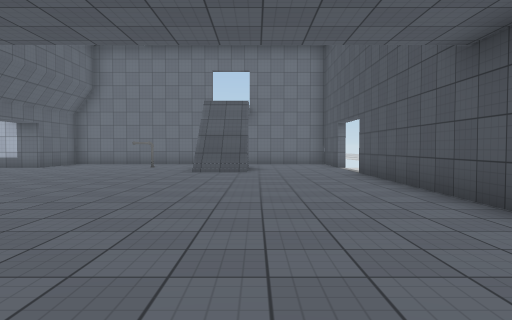
[1] (above)

20 first-person views from a walk through a Unity game level. The camera is 1.3 m above the floor, tilts 2° down and sees 70° across. The floor is counted in squares, 1.89 m on a side. Each view is taken from the middle of a square. On the plan, view 1 faces up. The plan holds only what a view shows up to about 11 squares ahead; the rest is blank. The place goes on beyond the plan. The player is left out. Some surface patterns are stand-ins.

[2]
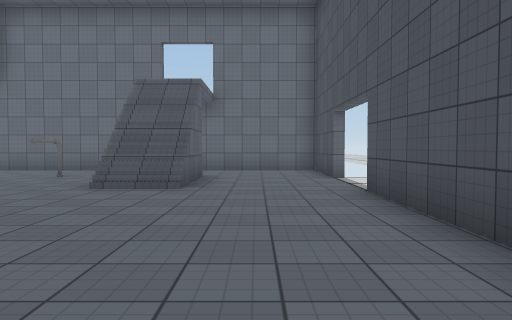

[3]
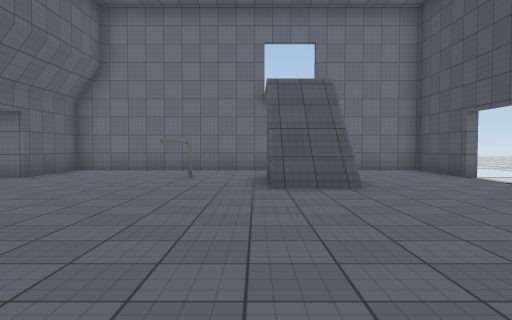

[4]
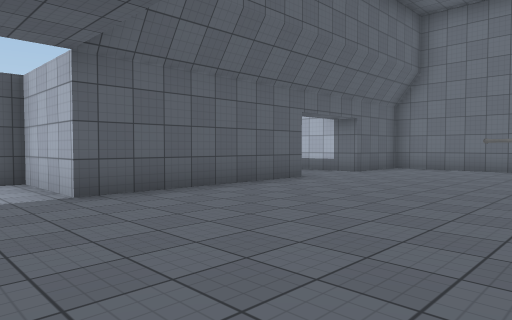

[5]
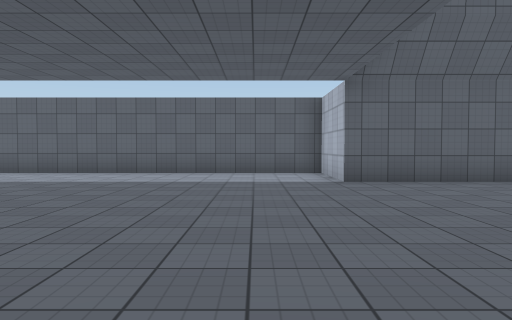

[6]
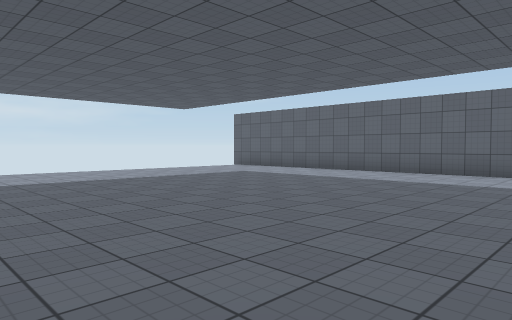

[7]
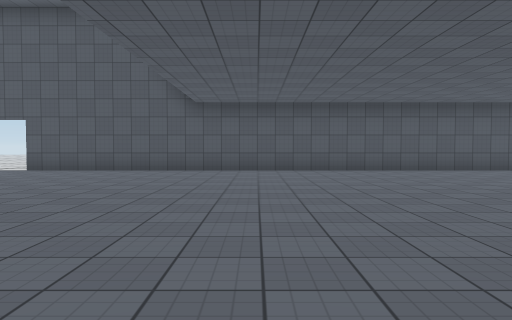

[8]
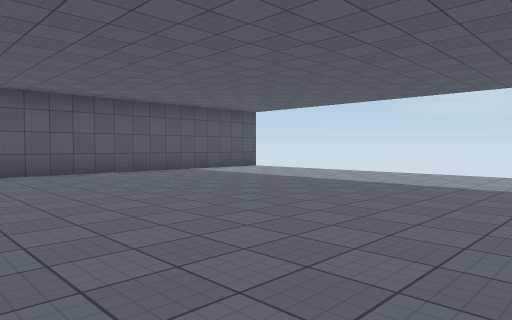

[9]
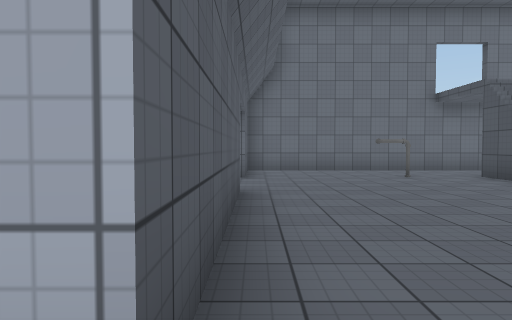

[10]
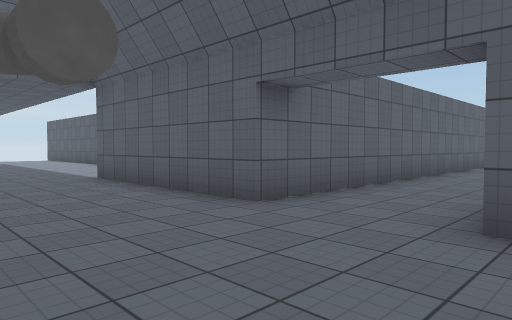

[11]
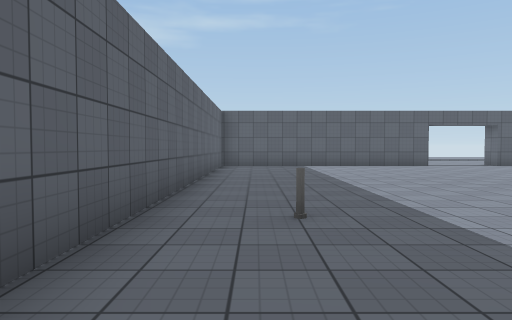

[12]
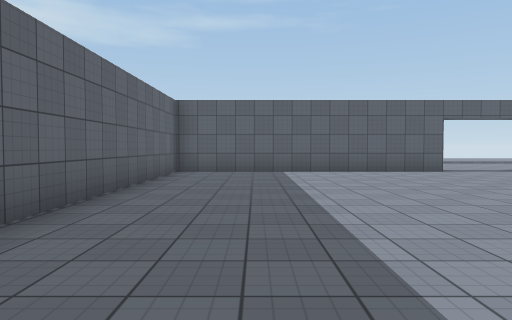

[13]
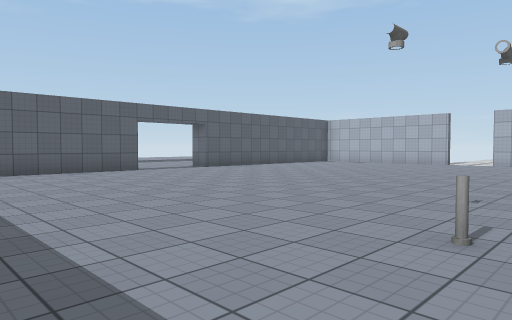

[14]
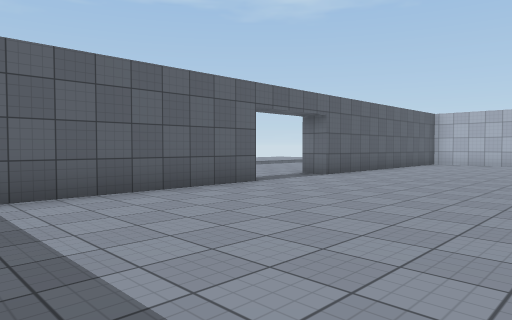

[15]
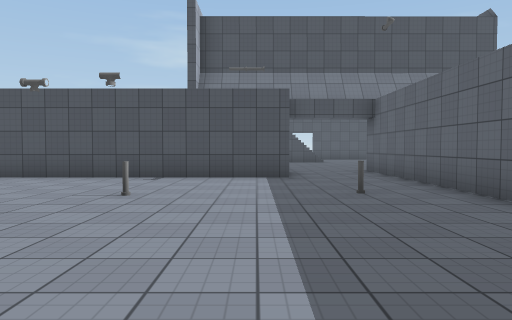

[16]
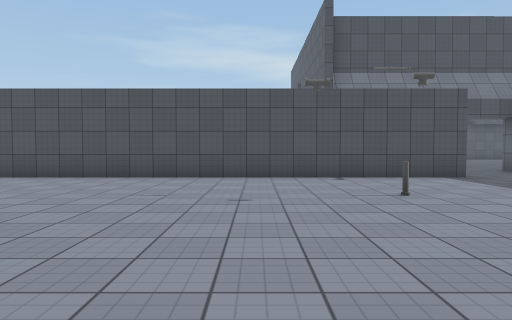

[17]
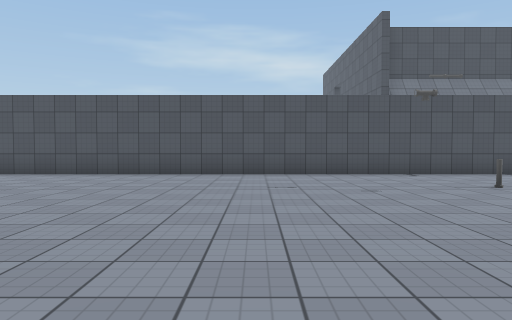

[18]
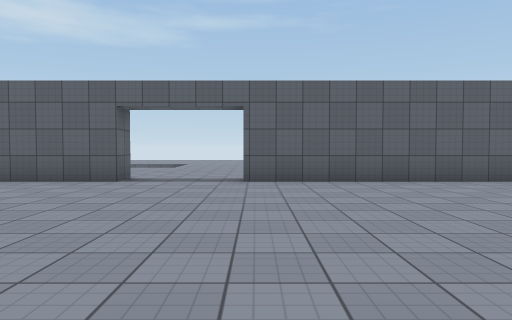

[19]
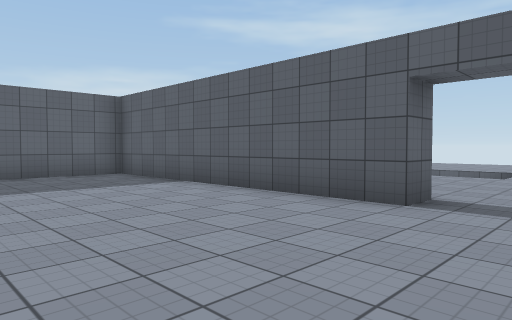

[20]
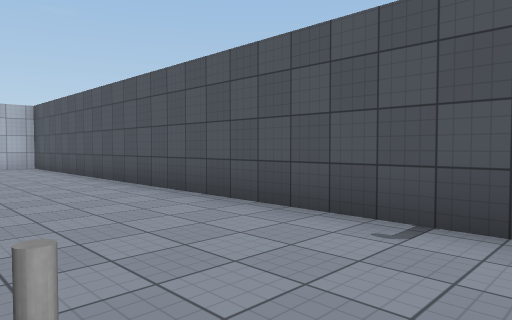

### Floor plan
Points are (right, up) in squares from view 1. A wall is a line through its corners. A room is listed if a view was taken in it or the views show most of it. See-through windows are left out.
Room 1 (views 1, 2, 3, 4, 5, 6, 7, 8, 9, 10)
walls: (-7.2, 9.8) (-7.2, 4.8) (-9.8, 4.8) (-9.8, -3.9); (2.8, 12.2) (2.8, 14.8) (-7.2, 14.8) (-7.2, 12.3); (2.8, -4.5) (2.8, 9.8)
ways out: opening at (-8, 11) to room 2
objects: pipe (-4, 12)
Room 2 (views 11, 12, 13, 14, 15, 16, 17, 18, 19, 20)
walls: (-22.2, 17.3) (-22.2, 9.8) (-7.2, 9.8); (-9.7, 12.1) (-9.7, 23.5); (-7.2, 12.3) (-8.4, 12.3); (-22.2, 23.5) (-22.2, 19.8)
ways out: opening at (-8, 11) to room 1; opening at (-23, 18.5)
objects: pipe (-13, 11)

Where each view was taken, in squares from view 1:
view 1: 0 up, 0 right, facing up
view 2: 4 up, 1 right, facing up
view 3: 4 up, 2 left, facing up
view 4: 3 up, 2 left, facing up-left
view 5: 3 up, 0 right, facing left
view 6: 3 up, 0 right, facing down-left
view 7: 3 up, 8 left, facing right
view 8: 2 up, 7 left, facing down-right
view 9: 4 up, 7 left, facing up
view 10: 13 up, 4 left, facing down-left
view 11: 11 up, 9 left, facing left
view 12: 12 up, 12 left, facing left
view 13: 12 up, 12 left, facing up-left
view 14: 12 up, 17 left, facing up-left
view 15: 13 up, 18 left, facing right
view 16: 17 up, 18 left, facing right
view 17: 19 up, 19 left, facing right
view 18: 20 up, 15 left, facing left
view 19: 19 up, 18 left, facing down-left
view 20: 14 up, 13 left, facing up-right
